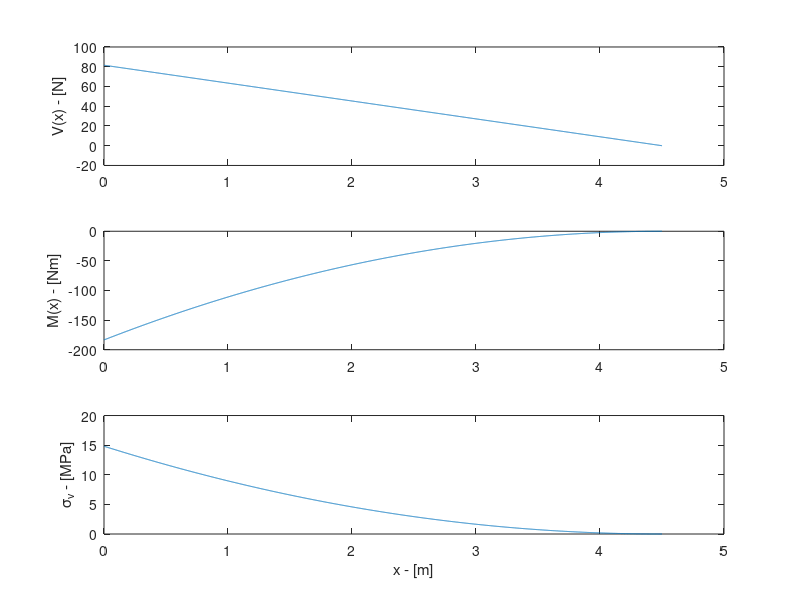
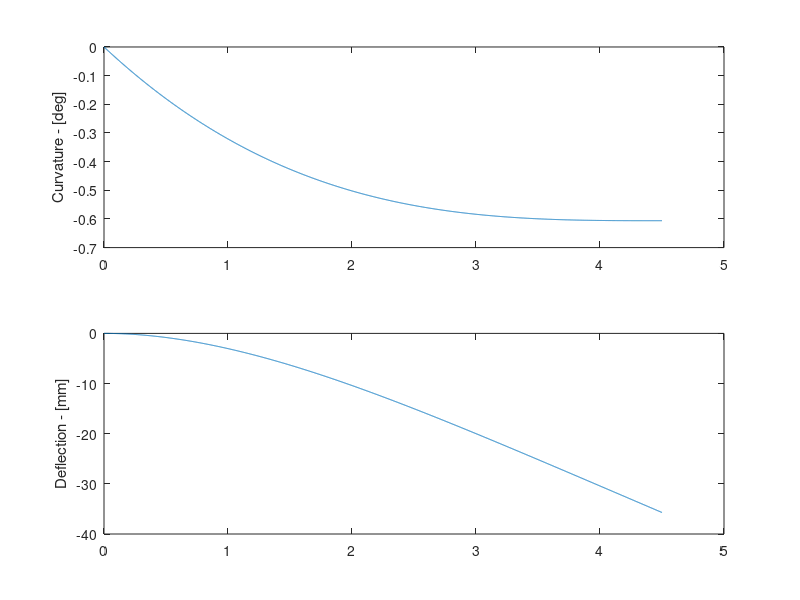

MATLAB code to generate these figures, in order:
close all
clear all
clc

% Motor masses
Mm = [
    8.2
    3.9
    1.8
]*0;

% Gearbox masees
Mg = [
    34
    6.7
    1.5
]*0;

% Joint masses
Mj = [
    7
    4.2
    3
]*0;

% Profile heights
h = [
    60
    60
    60
]/1000;

% Profile widths
b = h;

% Wall thicknesses
t = [
    3
    3
    3
]/1000;

% Link lengths
L = [
    1.5
    1.5
    1.5
];

% Cross section areas
A = b.*h - (b - 2*t).*(h - 2*t);

% Area moments
Izz = b.*h.^3/12 - (b - 2*t).*(h - 2*t).^3/12;
Ixx = h.*b.^3/12 - (h - 2*t).*(b - 2*t).^3/12;

% Material properties and gravity constant
g = 9.81;
rho = 2700;
E = 70e9;

% Paylod mass
Mt = 0;

% Joint forces
F = [
    (Mm + Mg + Mj)*g
    Mt*g
];

% Profile load intensities
q = rho*A*g;

% Beam segement masses
Mb = A.*L*rho;

% Reaction forces and moments for fized beam
Ry = sum(F) + sum(q.*L);
Rx = 0;
M1 = L(1)*F(2) + sum(L(1:2))*F(3) + sum(L)*F(4) + q(1)*L(1)*L(1)/2 + ...
q(2)*L(2)*(L(1) + L(2)/2) + q(3)*L(3)*(L(1) + L(2) + L(3)/2);

% Shear, bending and Von-Misses stress diagrams
dx = 0.001;
x = 0:dx:sum(L);
V = zeros(size(x));
M = zeros(size(x));
sigma = zeros(size(x));

for i = 1:length(x)
    if (x(i) <= L(1))
        V(i) = Ry - F(1) - q(1)*x(i);
        
        M(i) = Ry*x(i) - M1 - F(1)*x(i) - q(1)*x(i)*x(i)/2;
        
        n = 1;
        
    elseif (L(1) < x(i)) && (x(i) <= sum(L(1:2)))
        V(i) = Ry - F(1) - F(2) - q(1)*L(1) - q(2)*(x(i) - L(1));
        
        M(i) = Ry*x(i) - M1 - F(1)*x(i) - F(2)*(x(i) - L(1)) - ...
            q(1)*L(1)*(x(i) - L(1)/2) - q(2)*(x(i) - L(1))^2/2;
        
        n = 2;
        
    elseif (sum(L(1:2)) < x(i)) && (x(i) <= sum(L))
        V(i) = Ry - F(1) - F(2) - F(3) - q(1)*L(1) - q(2)*L(2) - ...
            q(3)*(x(i) - L(1) - L(2));
        
        M(i) = Ry*x(i) - M1 - F(1)*x(i) - F(2)*(x(i) - L(1)) - ...
            F(3)*(x(i) - L(1) - L(2)) - q(1)*L(1)*(x(i) - L(1)/2) - ...
            q(2)*L(2)*(x(i) - L(1) - L(2)/2) - q(3)*(x(i) - L(1) - L(2))^2/2;
        
        n = 3;
        
    end
    
    % Von-Misses Stres
    W = Izz(n)/(h(n)/2);
    sigma_x = M(i)/W;
    tau_yz = V(i)/A(n);
    
    sigma(i) = sqrt(sigma_x^2 + 3*tau_yz^2);
    
end
    
figure;
subplot(3,1,1)
plot(x, V)
ylabel('V(x) - [N]')
subplot(3,1,2)
plot(x, M)
ylabel('M(x) - [Nm]')
subplot(3,1,3)
plot(x, sigma/1e6)
xlabel('x - [m]')
ylabel('\sigma_v - [MPa]')


% Deflection based on M(x)
v_x = zeros(size(x));
v = zeros(size(x));

for i = 1:length(x)
    if (x(i) <= L(1))
        v_xx = M(i)/(E*Izz(1));
        
    elseif (L(1) < x(i)) && (x(i) <= sum(L(1:2)))
        v_xx = M(i)/(E*Izz(2));
        
    elseif (sum(L(1:2)) < x(i)) && (x(i) <= sum(L))
        v_xx = M(i)/(E*Izz(3));
        
    end
    
    % Numerical integration
    if i > 1
        v_x(i) = v_x(i-1) + v_xx*dx;
        v(i) = v(i-1) + v_x(i)*dx;
    end
end

figure;
subplot(2,1,1)
plot(x, v_x/pi*180);
ylabel('Curvature - [deg]')
subplot(2,1,2)
plot(x, v*1000);
ylabel('Deflection - [mm]')














